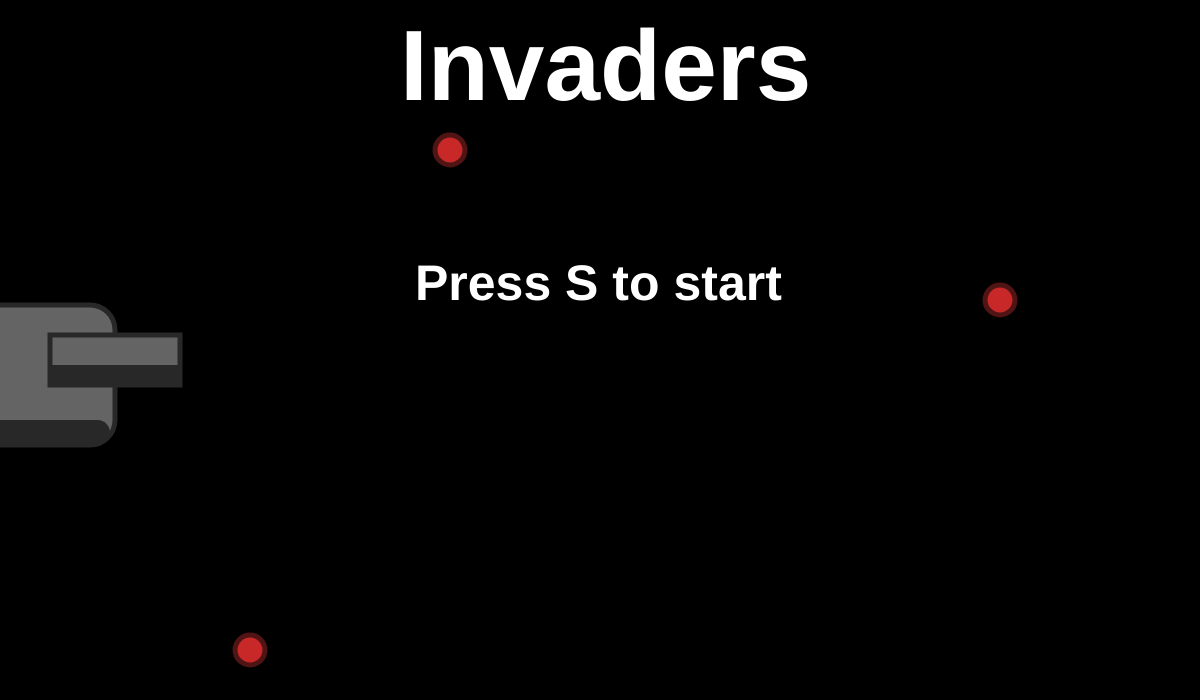
Frame 1 (no input)
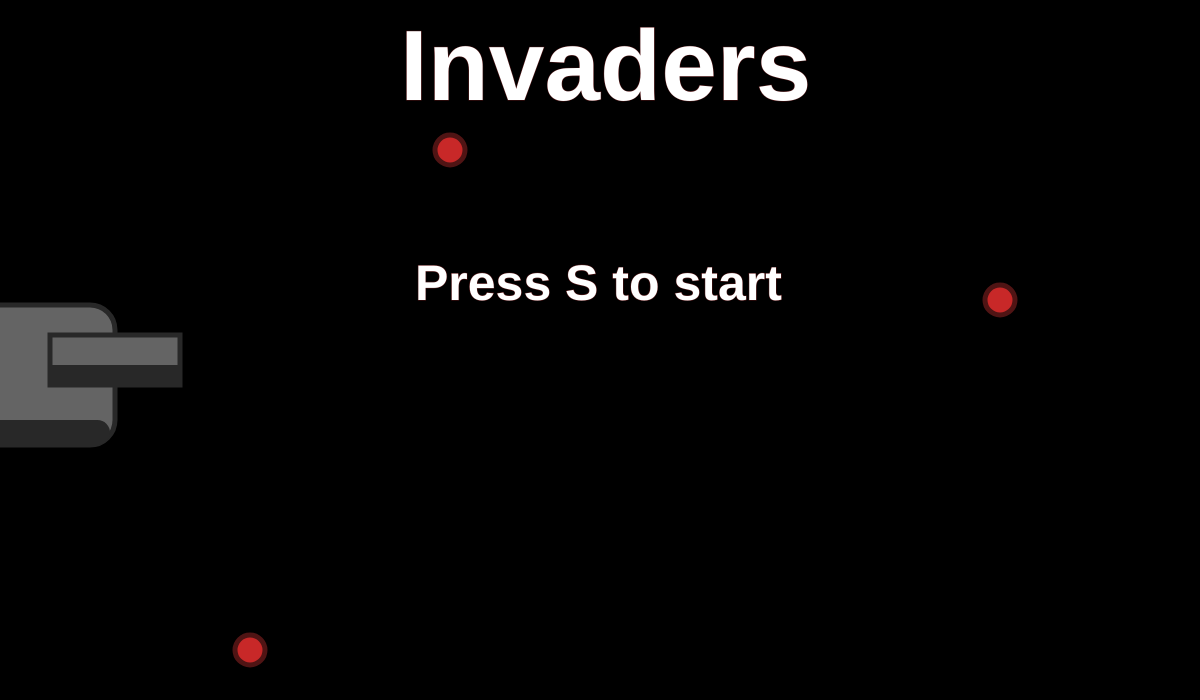
Frame 60 (no input)
Frame 120 (the mouse pressed at the canvas centre since frame 60): identical to frame 60, image omitted

The p5.js sketch that drew these frames (run headless with seeded random() and noise() and a simulated clock; from frame 60 on, the mouse is pressed at the canvas centre):

// p5.js sketch
// ── sketch.js
/* eslint-disable no-undef, no-unused-vars */

function setup() {
  createCanvas(1200, 700);
  noCursor();
  strokeWeight(1);
}

var rectSizeX = 100;

var bulletX = 0;

var enemyY = 350;
var enemyX = 1250;
var enemyWidth = 30;

var bossY = 200;
var bossX = 1300;
var bossH = 500;

var score = 0;

var startTrigger = -1;

function draw() {
  //start screen
  background(0);
  if (startTrigger === -1) {
    fill(255);
    textSize(100);
    textStyle(BOLD);
    text("Invaders", 400, 100);
    textSize(50);
    text("Press S to start", 415, 300);

    //tank on title
    //body
    strokeWeight(5);
    stroke(40);
    fill(100);
    rect(-30, 350 - 45, 145, 140, 25);
    fill(40);
    noStroke();
    rect(-30, 350 + 70, 140, 25, 15);

    //barrel
    stroke(40);
    fill(100);
    rect(50, 350 - 15, rectSizeX + 30, 50);
    fill(40);
    noStroke();
    rect(50, 350 + 15, rectSizeX + 30, 20);

    //enemies
    fill(200, 40, 40);
    stroke(80, 20, 20);
    ellipse(450, 150, 30, 30);
    ellipse(1000, 300, 30, 30);
    ellipse(250, 650, 30, 30);
  }

  //strokeWight reset
  strokeWeight(1);

  if (startTrigger === 0) {
    fill(255);
    textSize(50);
    textStyle(BOLD);
    noStroke();
    text("Pressed the following keys for difficultly", 100, 100);
    text("Easy - 1", 100, 200);
    text("Medium - 2", 100, 300);
    text("Hard - 3", 100, 400);
  }

  //start and difficultly
  if (startTrigger === -1 && keyIsPressed && keyCode === 83) {
    startTrigger = 0;
  }

  if (keyIsPressed && keyCode === 49 && startTrigger === 0) {
    startTrigger = 1;
    enemyX = 1250;
    enemyWidth = 30;
  }

  if (keyIsPressed && keyCode === 50 && startTrigger === 0) {
    startTrigger = 2;
    enemyX = 1250;
    enemyWidth = 30;
  }

  if (keyIsPressed && keyCode === 51 && startTrigger === 0) {
    startTrigger = 3;
    enemyX = 1250;
    enemyWidth = 30;
  }

  if (startTrigger === 1) {
    start();
    enemyX -= 4;
  }

  if (startTrigger === 2) {
    start();
    enemyX -= 7;
  }

  if (startTrigger === 3) {
    start();
    enemyX -= 10;
  }

  //main game
  start = function () {
    background(50, 150, 50);
    stroke(255);

    fill(255);
    textSize(50);
    textStyle(BOLD);
    noStroke();
    text(score, 575, 100);

    strokeWeight(5);

    fill(100);
    stroke(40);
    rect(-20, -20, 100, 750);

    //shoting & barrel shake
    if (mouseIsPressed) {
      rectSizeX = Math.random() * (100 - 90) + 90;
      //bullet
      fill(230, 230, 255);
      stroke(0, 75, 255);
      rect(bulletX, mouseY, 50, 20, 10);
      //position reset
      if (bulletX < 1210) bulletX += 150;
      if (bulletX > 1210) {
        bulletX = 50;
      }
    } else {
      bulletX = -100;
      rectSizeX = 100;
    }

    //body
    stroke(40);
    fill(100);
    rect(-30, mouseY - 45, 145, 140, 25);
    fill(40);
    noStroke();
    rect(-30, mouseY + 70, 140, 25, 15);

    //barrel
    stroke(40);
    fill(100);
    rect(50, mouseY - 15, rectSizeX + 30, 50);
    fill(40);
    noStroke();
    rect(50, mouseY + 15, rectSizeX + 30, 20);


    //bossfight
    if(score > 29){
      stroke(40);
      fill(100);
      rect(bossX,bossY,300,300,20);
      rect(bossX-100,bossY+40,300,120);
      fill(40);
      noStroke();
      rect(bossX-100,bossY+120,300,40);
      noStroke();
      rect(bossX,bossY+230,300,70,20);
      enemyX += 4;

      //movementX
      bossX -= 1;

      //collisions boss
      if(mouseIsPressed &&
        mouseY + 30 > bossY &&
        mouseY-10 < bossY + 300 &&
        bossX > 200 && enemyX > 200){
          bossH -= 1;
      }

      //boss defeat
      if(bossH < 1){
        enemyX = 1300;
        bossX += 1;
        bossH = 0;
        fill(255);
        textStyle(BOLD);
        stroke(255);
        strokeWeight(1);
        textSize(50);
        text("You Won!", 500, 250);
        textSize(30);
        text("Press R to Restart", 475, 300);
      }
    }
    //enemy
    if (score > 14) {
      enemyX -= 4;
      fill(250, 50, 150);
      stroke(100, 25, 65);
    } else {
      fill(200, 40, 40);
      stroke(80, 20, 20);
    }
    ellipse(enemyX, enemyY, enemyWidth, enemyWidth);

    //bossHealthbar
    if(score > 29){
      stroke(0);
      fill(0,0,0,255);
      rect(50,20,500,30);
      fill("red");
      rect(50,20,bossH,30);
    }

    //collisions enemy
    if (
      mouseIsPressed &&
      mouseY + 30 > enemyY &&
      mouseY - 10 < enemyY &&
      enemyX > 200 
    ) {
      enemyWidth -= 1;
    }

    //enemy dies & spawns
    if (enemyWidth < 0) {
      enemyX = 1250;
      enemyY = Math.random() * (650 - 20) + 20;
      enemyWidth = 30;
    }

    //enemy win
    if (enemyX < -10 || bossX < -300) {
      fill(255);
      textStyle(BOLD);
      stroke(255);
      strokeWeight(1);
      textSize(50);
      text("You Lost", 500, 250);
      textSize(30);
      text("Press R to Restart", 475, 300);
    }

    //resets game
    if (keyIsPressed && keyCode === 82) {
      startTrigger = 0;
      bossX = 1300;
      bossH = 500;
    }

    //adds to score
    if (enemyWidth === 0) {
      score += 1;
    }

    //resets score
    if (startTrigger === 0) {
      score = 0;
    }

  }
}

//                      //                  //    //                   //
//                      //                  //  //      ////////       //
////////  //    //      //        //    //  ////        //    //       //
//    //  //    //      //        //    //  ////        ////////       //
//    //  //    //      //        //    //  //  //      //             //
////////  ////////      ////////  ////////  //    //    ////////       ////////
                //
                //
          ////////
